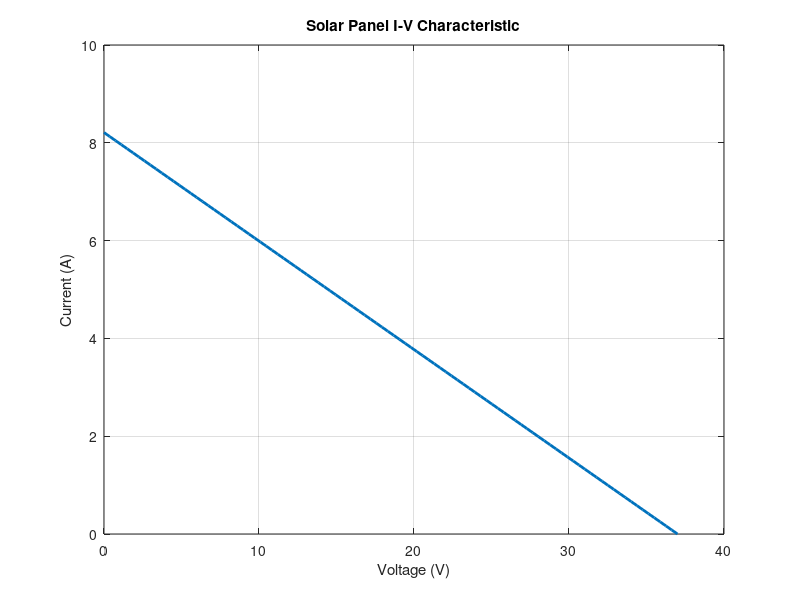

MATLAB code to generate this figure:
%% Solar Panel Parameters
Voc = 37.0;       % Open-circuit voltage (V)
Isc = 8.21;       % Short-circuit current (A)
Ns = 36;          % Number of cells in series
T = 298;          % Temperature (K)
G = 1000;         % Irradiance (W/m^2)

%% Voltage Array
V = linspace(0, Voc, 100);

%% Solar Panel I-V Characteristic (Simplified)
I = Isc*(1 - V/Voc);

%% Plot
figure;
plot(V, I, 'LineWidth', 2);
xlabel('Voltage (V)');
ylabel('Current (A)');
title('Solar Panel I-V Characteristic');
grid on;
